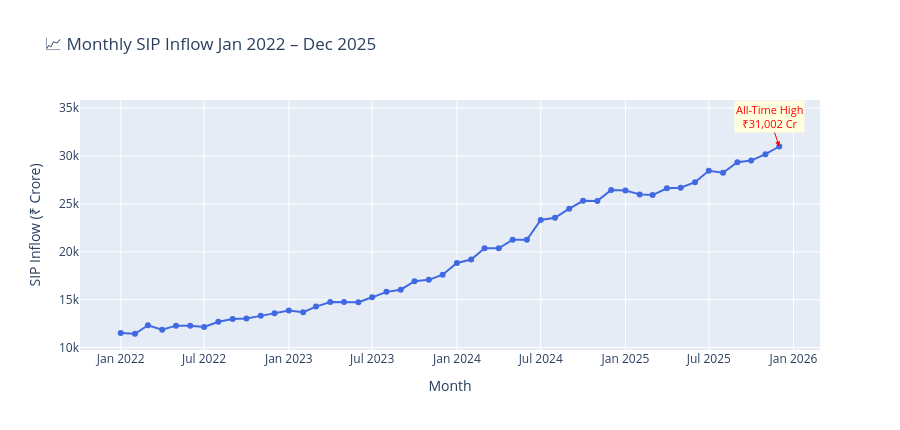

Notebook cell for this chart:
### Code cell
# Chart 3 — SIP Inflow Time-Series
fig = px.line(
    sip, x='month', y='sip_inflow_crore',
    title='📈 Monthly SIP Inflow Jan 2022 – Dec 2025',
    labels={'sip_inflow_crore':'SIP Inflow (₹ Crore)', 'month':'Month'},
    markers=True
)
ath_row = sip.loc[sip['sip_inflow_crore'].idxmax()]
fig.add_annotation(
    x=ath_row['month'], y=ath_row['sip_inflow_crore'],
    text=f"All-Time High<br>₹{int(ath_row['sip_inflow_crore']):,} Cr",
    showarrow=True, arrowhead=2, arrowcolor='red',
    font=dict(color='red', size=11), bgcolor='lightyellow'
)
fig.update_traces(line_color='royalblue', line_width=2)
fig.update_layout(height=430)
fig.show()
